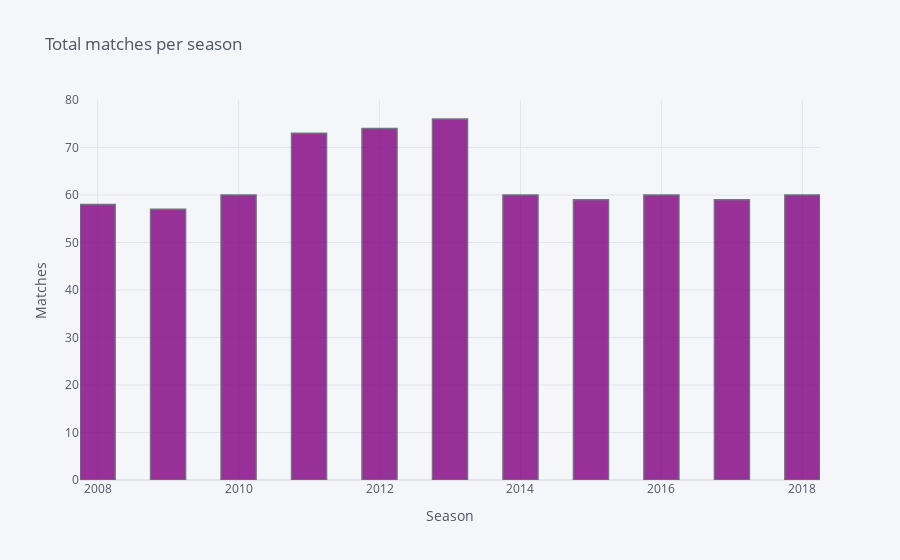

Notebook source saved alongside this figure:
### Code cell
# Plotly is used here for more interactive diagram...
df['season'].iplot(kind='hist',colors='purple',bins=30,xTitle='Season',yTitle='Matches',title='Total matches per season')

### Figure 1 — Plotly figure (JSON) as saved in the notebook; plotly's stock layout.template omitted (floating-point values rounded to 4 significant figures; data arrays with more than 128 entries replaced by an {"elided": "..."} marker saying what was removed)
{"data": [{"histfunc": "count", "histnorm": "", "marker": {"color": "rgba(128, 0, 128, 1.0)", "line": {"color": "#4D5663", "width": 1.3}}, "name": "season", "nbinsx": 30, "opacity": 0.8, "orientation": "v", "type": "histogram", "x": {"elided": "696 int values"}}], "layout": {"barmode": "overlay", "legend": {"bgcolor": "#F5F6F9", "font": {"color": "#4D5663"}}, "paper_bgcolor": "#F5F6F9", "plot_bgcolor": "#F5F6F9", "title": {"font": {"color": "#4D5663"}, "text": "Total matches per season"}, "xaxis": {"gridcolor": "#E1E5ED", "showgrid": true, "tickfont": {"color": "#4D5663"}, "title": {"font": {"color": "#4D5663"}, "text": "Season"}, "zerolinecolor": "#E1E5ED"}, "yaxis": {"gridcolor": "#E1E5ED", "showgrid": true, "tickfont": {"color": "#4D5663"}, "title": {"font": {"color": "#4D5663"}, "text": "Matches"}, "zerolinecolor": "#E1E5ED"}}}
